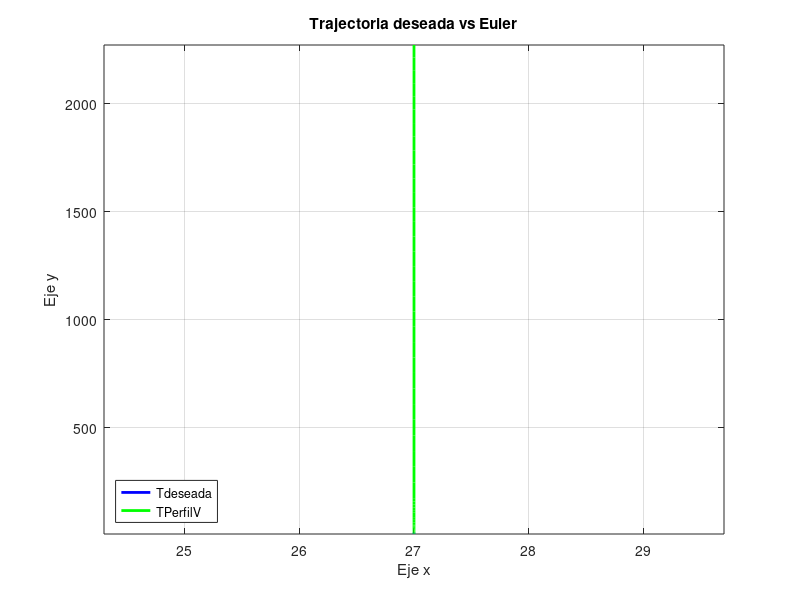

The MATLAB script that drew this image:
% implementacion perfil cicloidal
% RMSE
dif_cuadrada=[];
sigmax=0;
sigmay=0;
rmsex=[];
rmsey=[];
index=[];
%
%Euler con rmse--------
counte=2;
count=1;
delta=0.1;

th=0;
r=50;

eulerx=[];
eulery=[];
eulerx(count,1)=27;
eulery(count,1)=7;
Td_x=[];
Td_y=[];

for i = 0:delta:2*pi
th=i;
T_d=[27 7+th]; % TRAYECTORIA DESEADA

Td_x(count,1)=T_d(1);%VECTOR DE X
Td_y(count,1)=T_d(2);%VECTOR DE Y

%Euler

if i<=pi
t_prima=[0 ((2*r*(i^2))/(2*pi))];
elseif i>pi
t_prima=[0 (-(2*r*(i^2))/(2*pi)+2*r*i+2*r*(1+(3*pi)/2))];
% pi
end
eulerx(counte,1)= eulerx(counte-1,1)+(delta*(t_prima(1)));%M.EULER PARA CADA PUNTO
eulery(counte,1)= eulery(counte-1,1)+(delta*(t_prima(2)));%%M.EULER PARA CADA PUNTO
counte=counte+1;

% para x
dif_cuadrada(count,1)=(Td_x(count)-eulerx(count,1))^2;
sigmax=sigmax+dif_cuadrada(count,1);
rmsex(count,1)=sqrt(sigmax/count);
% para y
dif_cuadrada(count,2)=(Td_y(count)-eulery(count,1))^2;
sigmay=sigmay+dif_cuadrada(count,1);
rmsey(count,1)=sqrt(sigmay/count);

index(count,1)=count;
count=count+1;
end

rmse=[index rmsex rmsey]

% %IMPRESION DE eslabones

figure(1)
plot(Td_x,Td_y,'color','b','LineWidth',2);
title('Trajectoria deseada vs Euler')
% axis equal
axis tight
grid on
hold on
plot(eulerx,eulery,'color','g','LineWidth',2);
legend({'Tdeseada','TPerfilV'},'Location','southwest')

% t=0:pi/360:2*pi;
% plot(200+r*cosd(th),100+r*sind(th),'o');
xlabel('Eje x')
ylabel('Eje y')
grid on